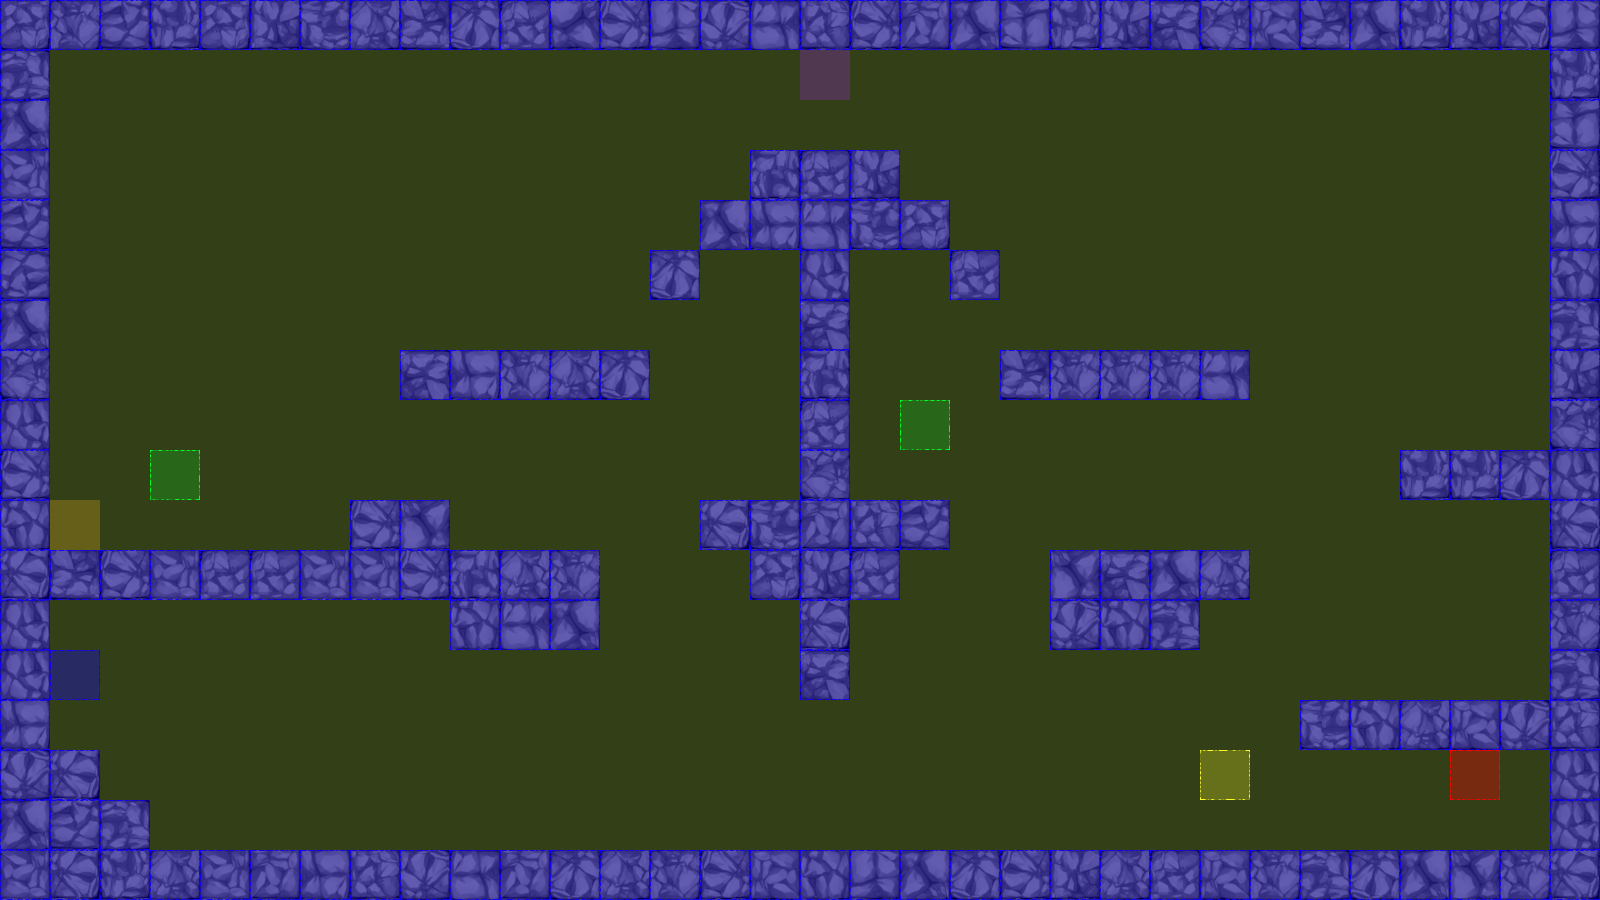

A 2D game scene composited from a Tiled map and its tileset images. What follows is a short description and the map's XML, with each tile layer's data collapsed to a summary:
An orthogonal 32x18 tile map with 50x50 px tiles, 3 tile layers (terrain, collision, event), 2 tilesets.

<map version="1.0" orientation="orthogonal" renderorder="left-up" width="32" height="18" tilewidth="50" tileheight="50" nextobjectid="3">
 <tileset firstgid="1" name="dungeonTile" tilewidth="50" tileheight="50" tilecount="64" columns="8">
  <image source="tiles/dungeonTile.png" width="400" height="400" />
 </tileset>
 <tileset firstgid="65" name="collisionTile" tilewidth="50" tileheight="50" tilecount="12" columns="3">
  <image source="tiles/collisionTile.png" width="150" height="200" />
 </tileset>
 <layer name="terrain" width="32" height="18">
  <data>[576 cells, 165 non-empty, 35 distinct tile ids]</data>
 </layer>
 <layer name="collision" width="32" height="18">
  <data>[576 cells, 576 non-empty, 2 distinct tile ids]</data>
 </layer>
 <layer name="event" width="32" height="18">
  <data>[576 cells, 7 non-empty, 6 distinct tile ids]</data>
 </layer>
</map>
